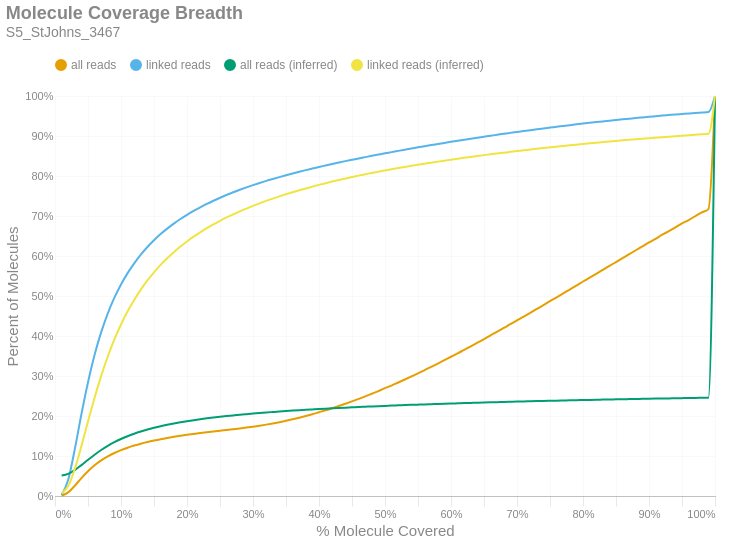

Notebook cell for this chart:
### Markdown cell above
### Molecule Read Coverage
This chart shows molecule coverage breadth as computed by the number of bases aligned to that molecule. In other words, "*how much of each unique long molecule is actually sequenced/aligned?*" Keep in mind there is a distinction between sequences and alignments, since some sequences belonging to a particular molecule may not align well and wouldn't appear in the alignment data. This chart also shows molecule coverage breadth as computed by the *inferred fragment* from which the aligned sequences originate. Unlike read coverage, this calculation takes into account the total insert size, including unsequenced gaps between the forward and reverse reads. Like the previous figures, these are cumulative percents.

### Code cell
if SKIPLR:
    print_html(f"Skipped")
else:
    binned_df = consolidated_hist(valids['coverage_bp'], mask, 0.01, True)
    binned_df_inf = consolidated_hist(valids['coverage_inserts'], mask, 0.01, True)
    binned_df = binned_df.with_columns(pl.lit(binned_df_inf['all reads (cumsum)']).alias('all reads (inferred)'))
    binned_df = binned_df.with_columns(pl.lit(binned_df_inf['linked reads (cumsum)']).alias('linked reads (inferred)'))
    binned_df = binned_df.with_columns(
        (pl.col('bin').cast(pl.Float64) + 0.01).alias('right_edge')
    )

    with SafeRender(binned_df):
        (
            density_plot(binned_df, 'Molecule Coverage Breadth', samplename, 'molcov', ['all reads (inferred)','linked reads (inferred)'])
            .encode(
                #x=alt.X('bin:Q', title="% Molecule Covered").axis(format = '%').scale(padding=0),
                x=alt.X('right_edge:Q', title="% Molecule Covered").axis(format='%').scale(padding=0),
                y=alt.Y('value:Q', title='Percent of Molecules')
                    .axis(format='%')
                    .stack(False)
                    .scale(domainMin=0, padding=0),
                color=alt.Color("key:N").scale(domain = ["all reads", "linked reads", "all reads (inferred)", "linked reads (inferred)"]),
                tooltip = [
                    alt.Tooltip("key:N", title = "Data Type"),
                    alt.Tooltip("range_label:N", title="% Molecule Covered"),
                    alt.Tooltip("value:Q", format = ".2%", title="% Molecules")
                ]
            )
        ).display()

### Figure 1 — Vega-Lite specification as saved in the notebook (floating-point values rounded to 4 significant figures)
{"width": "container", "height": 400, "config": {"title": {"anchor": "start", "dy": -15, "fontSize": 18, "color": "#888888", "subtitleColor": "#888888", "subtitleFontSize": 14}, "arc": {"fill": "#0072B2"}, "axis": {"domainColor": "#888888", "domainWidth": 0.5, "gridWidth": 0.2, "grid": false, "titleFontWeight": 400, "titleFontSize": 15, "labelFontSize": 11, "labelColor": "#888888", "tickColor": "#888888", "tickWidth": 0.2, "titleColor": "#888888"}, "axisBand": {"grid": false}, "axisX": {"grid": true, "tickSize": 10, "domainCap": "round"}, "axisY": {"domain": false, "grid": true, "tickSize": 0, "domainCap": "round"}, "background": "transparent", "header": {"labelFontSize": 15, "labelColor": "#888888", "titleFontSize": 15, "titleFontWeight": 600, "titleColor": "#888888"}, "legend": {"labelFont": "sans-serif", "labelFontSize": 12, "labelColor": "#888888", "symbolSize": 100, "symbolType": "circle", "titleFontSize": 12, "titlePadding": 10, "titleColor": "#888888", "title": null, "orient": "top"}, "range": {"category": ["#E69F00", "#56B4E9", "#009E73", "#F0E442", "#0072B2", "#D55E00", "#CC79A7", "#000000"], "diverging": ["#cfe8f3", "#a2d4ec", "#73bfe2", "#46abdb", "#1696d2", "#12719e"]}, "area": {"fill": "#0072B2", "fillOpacity": 0.7, "line": true, "strokeOpacity": 0.7}, "line": {"color": "#0072B2", "stroke": "#0072B2", "strokeWidth": 2}, "trail": {"color": "#0072B2", "stroke": "#0072B2", "strokeWidth": 0, "size": 1}, "point": {"filled": true, "fillOpacity": 1.0, "size": 95}, "text": {"color": "#888888", "fontSize": 11, "align": "right", "fontWeight": 400, "size": 11}, "bar": {"fill": "#0072B2", "stroke": null}, "view": {"stroke": null, "continuousWidth": 660, "continuousHeight": 400}}, "data": {"name": "data-ba673c44ac89a4bbac17d90809ffebda"}, "mark": {"type": "line", "interpolate": "monotone", "point": {"opacity": 0, "size": 275}}, "encoding": {"color": {"field": "key", "scale": {"domain": ["all reads", "linked reads", "all reads (inferred)", "linked reads (inferred)"]}, "type": "nominal"}, "tooltip": [{"field": "key", "title": "Data Type", "type": "nominal"}, {"field": "range_label", "title": "% Molecule Covered", "type": "nominal"}, {"field": "value", "format": ".2%", "title": "% Molecules", "type": "quantitative"}], "x": {"axis": {"format": "%"}, "field": "right_edge", "scale": {"padding": 0}, "title": "% Molecule Covered", "type": "quantitative"}, "y": {"axis": {"format": "%"}, "field": "value", "scale": {"domainMin": 0, "padding": 0}, "stack": false, "title": "Percent of Molecules", "type": "quantitative"}}, "params": [{"name": "param_c36ac31b6afebe62", "select": {"type": "point", "fields": ["key"]}, "bind": "legend"}], "title": {"text": "Molecule Coverage Breadth", "subtitle": "S5_StJohns_3467"}, "transform": [{"fold": ["all reads (cumsum)", "linked reads (cumsum)", "all reads (inferred)", "linked reads (inferred)"]}, {"calculate": "replace(datum.key, ' (cumsum)', '')", "as": "key"}, {"filter": {"param": "param_c36ac31b6afebe62"}}], "usermeta": {"embedOptions": {"downloadFileName": "S5_StJohns_3467.molcov"}}, "$schema": "https://vega.github.io/schema/vega-lite/v6.1.0.json", "datasets": {"data-ba673c44ac89a4bbac17d90809ffebda": [{"bin": "0.0", "interval": "0.0-0.01", "all reads": 0.0006456, "linked reads": 0.002342, "all reads (cumsum)": 0.0006456, "linked reads (cumsum)": 0.002342, "range_label": "0.0-0.01", "all reads (inferred)": 0.05124, "linked reads (inferred)": 0.00663, "right_edge": 0.01}, {"bin": "0.01", "interval": "0.01-0.02", "all reads": 0.008467, "linked reads": 0.03814, "all reads (cumsum)": 0.009112, "linked reads (cumsum)": 0.04048, "range_label": "0.01-0.02", "all reads (inferred)": 0.05547, "linked reads (inferred)": 0.0249, "right_edge": 0.02}, {"bin": "0.02", "interval": "0.02-0.03", "all reads": 0.01665, "linked reads": 0.07658, "all reads (cumsum)": 0.02576, "linked reads (cumsum)": 0.1171, "range_label": "0.02-0.03", "all reads (inferred)": 0.06487, "linked reads (inferred)": 0.06758, "right_edge": 0.03}, {"bin": "0.03", "interval": "0.03-0.04", "all reads": 0.01886, "linked reads": 0.08726, "all reads (cumsum)": 0.04462, "linked reads (cumsum)": 0.2043, "range_label": "0.03-0.04", "all reads (inferred)": 0.07724, "linked reads (inferred)": 0.1247, "right_edge": 0.04}, {"bin": "0.04", "interval": "0.04-0.05", "all reads": 0.01727, "linked reads": 0.08013, "all reads (cumsum)": 0.06188, "linked reads (cumsum)": 0.2844, "range_label": "0.04-0.05", "all reads (inferred)": 0.09051, "linked reads (inferred)": 0.1863, "right_edge": 0.05}, {"bin": "0.05", "interval": "0.05-0.06", "all reads": 0.01482, "linked reads": 0.06875, "all reads (cumsum)": 0.0767, "linked reads (cumsum)": 0.3532, "range_label": "0.05-0.06", "all reads (inferred)": 0.1033, "linked reads (inferred)": 0.2458, "right_edge": 0.06}, {"bin": "0.06", "interval": "0.06-0.07", "all reads": 0.01218, "linked reads": 0.05646, "all reads (cumsum)": 0.08888, "linked reads (cumsum)": 0.4097, "range_label": "0.06-0.07", "all reads (inferred)": 0.115, "linked reads (inferred)": 0.3004, "right_edge": 0.07}, {"bin": "0.07", "interval": "0.07-0.08", "all reads": 0.01016, "linked reads": 0.04711, "all reads (cumsum)": 0.09904, "linked reads (cumsum)": 0.4568, "range_label": "0.07-0.08", "all reads (inferred)": 0.1253, "linked reads (inferred)": 0.3487, "right_edge": 0.08}, {"bin": "0.08", "interval": "0.08-0.09", "all reads": 0.008424, "linked reads": 0.03897, "all reads (cumsum)": 0.1075, "linked reads (cumsum)": 0.4957, "range_label": "0.08-0.09", "all reads (inferred)": 0.1344, "linked reads (inferred)": 0.3913, "right_edge": 0.09}, {"bin": "0.09", "interval": "0.09-0.1", "all reads": 0.007181, "linked reads": 0.03315, "all reads (cumsum)": 0.1146, "linked reads (cumsum)": 0.5289, "range_label": "0.09-0.1", "all reads (inferred)": 0.1424, "linked reads (inferred)": 0.4287, "right_edge": 0.1}, {"bin": "0.1", "interval": "0.1-0.11", "all reads": 0.006147, "linked reads": 0.02828, "all reads (cumsum)": 0.1208, "linked reads (cumsum)": 0.5572, "range_label": "0.1-0.11", "all reads (inferred)": 0.1495, "linked reads (inferred)": 0.4616, "right_edge": 0.11}, {"bin": "0.11", "interval": "0.11-0.12", "all reads": 0.005317, "linked reads": 0.02442, "all reads (cumsum)": 0.1261, "linked reads (cumsum)": 0.5816, "range_label": "0.11-0.12", "all reads (inferred)": 0.1556, "linked reads (inferred)": 0.4902, "right_edge": 0.12}, {"bin": "0.12", "interval": "0.12-0.13", "all reads": 0.00474, "linked reads": 0.0218, "all reads (cumsum)": 0.1308, "linked reads (cumsum)": 0.6034, "range_label": "0.12-0.13", "all reads (inferred)": 0.1611, "linked reads (inferred)": 0.5158, "right_edge": 0.13}, {"bin": "0.13", "interval": "0.13-0.14", "all reads": 0.004138, "linked reads": 0.019, "all reads (cumsum)": 0.135, "linked reads (cumsum)": 0.6224, "range_label": "0.13-0.14", "all reads (inferred)": 0.166, "linked reads (inferred)": 0.5389, "right_edge": 0.14}, {"bin": "0.14", "interval": "0.14-0.15", "all reads": 0.003715, "linked reads": 0.01693, "all reads (cumsum)": 0.1387, "linked reads (cumsum)": 0.6393, "range_label": "0.14-0.15", "all reads (inferred)": 0.1704, "linked reads (inferred)": 0.5592, "right_edge": 0.15}, {"bin": "0.15", "interval": "0.15-0.16", "all reads": 0.003391, "linked reads": 0.0154, "all reads (cumsum)": 0.1421, "linked reads (cumsum)": 0.6547, "range_label": "0.15-0.16", "all reads (inferred)": 0.1744, "linked reads (inferred)": 0.5778, "right_edge": 0.16}, {"bin": "0.16", "interval": "0.16-0.17", "all reads": 0.003039, "linked reads": 0.01367, "all reads (cumsum)": 0.1451, "linked reads (cumsum)": 0.6684, "range_label": "0.16-0.17", "all reads (inferred)": 0.1779, "linked reads (inferred)": 0.5943, "right_edge": 0.17}, {"bin": "0.17", "interval": "0.17-0.18", "all reads": 0.002792, "linked reads": 0.01242, "all reads (cumsum)": 0.1479, "linked reads (cumsum)": 0.6808, "range_label": "0.17-0.18", "all reads (inferred)": 0.1812, "linked reads (inferred)": 0.6094, "right_edge": 0.18}, {"bin": "0.18", "interval": "0.18-0.19", "all reads": 0.002638, "linked reads": 0.01162, "all reads (cumsum)": 0.1506, "linked reads (cumsum)": 0.6924, "range_label": "0.18-0.19", "all reads (inferred)": 0.1842, "linked reads (inferred)": 0.6237, "right_edge": 0.19}, {"bin": "0.19", "interval": "0.19-0.2", "all reads": 0.002429, "linked reads": 0.0106, "all reads (cumsum)": 0.153, "linked reads (cumsum)": 0.703, "range_label": "0.19-0.2", "all reads (inferred)": 0.187, "linked reads (inferred)": 0.6364, "right_edge": 0.2}, {"bin": "0.2", "interval": "0.2-0.21", "all reads": 0.002247, "linked reads": 0.00963, "all reads (cumsum)": 0.1552, "linked reads (cumsum)": 0.7127, "range_label": "0.2-0.21", "all reads (inferred)": 0.1895, "linked reads (inferred)": 0.6483, "right_edge": 0.21}, {"bin": "0.21", "interval": "0.21-0.22", "all reads": 0.002164, "linked reads": 0.009067, "all reads (cumsum)": 0.1574, "linked reads (cumsum)": 0.7217, "range_label": "0.21-0.22", "all reads (inferred)": 0.1919, "linked reads (inferred)": 0.6592, "right_edge": 0.22}, {"bin": "0.22", "interval": "0.22-0.23", "all reads": 0.002064, "linked reads": 0.008456, "all reads (cumsum)": 0.1595, "linked reads (cumsum)": 0.7302, "range_label": "0.22-0.23", "all reads (inferred)": 0.1941, "linked reads (inferred)": 0.6696, "right_edge": 0.23}, {"bin": "0.23", "interval": "0.23-0.24", "all reads": 0.002, "linked reads": 0.00796, "all reads (cumsum)": 0.1615, "linked reads (cumsum)": 0.7381, "range_label": "0.23-0.24", "all reads (inferred)": 0.1961, "linked reads (inferred)": 0.6791, "right_edge": 0.24}, {"bin": "0.24", "interval": "0.24-0.25", "all reads": 0.001921, "linked reads": 0.007534, "all reads (cumsum)": 0.1634, "linked reads (cumsum)": 0.7457, "range_label": "0.24-0.25", "all reads (inferred)": 0.1981, "linked reads (inferred)": 0.6881, "right_edge": 0.25}, {"bin": "0.25", "interval": "0.25-0.26", "all reads": 0.001852, "linked reads": 0.007005, "all reads (cumsum)": 0.1652, "linked reads (cumsum)": 0.7527, "range_label": "0.25-0.26", "all reads (inferred)": 0.1998, "linked reads (inferred)": 0.6963, "right_edge": 0.26}, {"bin": "0.26", "interval": "0.26-0.27", "all reads": 0.001887, "linked reads": 0.006805, "all reads (cumsum)": 0.1671, "linked reads (cumsum)": 0.7595, "range_label": "0.26-0.27", "all reads (inferred)": 0.2015, "linked reads (inferred)": 0.7041, "right_edge": 0.27}, {"bin": "0.27", "interval": "0.27-0.28", "all reads": 0.001874, "linked reads": 0.006225, "all reads (cumsum)": 0.169, "linked reads (cumsum)": 0.7657, "range_label": "0.27-0.28", "all reads (inferred)": 0.2032, "linked reads (inferred)": 0.7117, "right_edge": 0.28}, {"bin": "0.28", "interval": "0.28-0.29", "all reads": 0.002015, "linked reads": 0.005903, "all reads (cumsum)": 0.171, "linked reads (cumsum)": 0.7716, "range_label": "0.28-0.29", "all reads (inferred)": 0.2046, "linked reads (inferred)": 0.7186, "right_edge": 0.29}, {"bin": "0.29", "interval": "0.29-0.3", "all reads": 0.002219, "linked reads": 0.005616, "all reads (cumsum)": 0.1732, "linked reads (cumsum)": 0.7772, "range_label": "0.29-0.3", "all reads (inferred)": 0.2061, "linked reads (inferred)": 0.7252, "right_edge": 0.3}, {"bin": "0.3", "interval": "0.3-0.31", "all reads": 0.002472, "linked reads": 0.005403, "all reads (cumsum)": 0.1757, "linked reads (cumsum)": 0.7826, "range_label": "0.3-0.31", "all reads (inferred)": 0.2075, "linked reads (inferred)": 0.7317, "right_edge": 0.31}, {"bin": "0.31", "interval": "0.31-0.32", "all reads": 0.002726, "linked reads": 0.005159, "all reads (cumsum)": 0.1784, "linked reads (cumsum)": 0.7878, "range_label": "0.31-0.32", "all reads (inferred)": 0.2088, "linked reads (inferred)": 0.7378, "right_edge": 0.32}, {"bin": "0.32", "interval": "0.32-0.33", "all reads": 0.002943, "linked reads": 0.004818, "all reads (cumsum)": 0.1814, "linked reads (cumsum)": 0.7926, "range_label": "0.32-0.33", "all reads (inferred)": 0.21, "linked reads (inferred)": 0.7435, "right_edge": 0.33}, {"bin": "0.33", "interval": "0.33-0.34", "all reads": 0.003158, "linked reads": 0.004652, "all reads (cumsum)": 0.1845, "linked reads (cumsum)": 0.7973, "range_label": "0.33-0.34", "all reads (inferred)": 0.2112, "linked reads (inferred)": 0.7491, "right_edge": 0.34}, {"bin": "0.34", "interval": "0.34-0.35", "all reads": 0.003431, "linked reads": 0.004551, "all reads (cumsum)": 0.188, "linked reads (cumsum)": 0.8018, "range_label": "0.34-0.35", "all reads (inferred)": 0.2124, "linked reads (inferred)": 0.7544, "right_edge": 0.35}, {"bin": "0.35", "interval": "0.35-0.36", "all reads": 0.003766, "linked reads": 0.004439, "all reads (cumsum)": 0.1917, "linked reads (cumsum)": 0.8063, "range_label": "0.35-0.36", "all reads (inferred)": 0.2135, "linked reads (inferred)": 0.7594, "right_edge": 0.36}, {"bin": "0.36", "interval": "0.36-0.37", "all reads": 0.00401, "linked reads": 0.004316, "all reads (cumsum)": 0.1957, "linked reads (cumsum)": 0.8106, "range_label": "0.36-0.37", "all reads (inferred)": 0.2145, "linked reads (inferred)": 0.7643, "right_edge": 0.37}, {"bin": "0.37", "interval": "0.37-0.38", "all reads": 0.004268, "linked reads": 0.004122, "all reads (cumsum)": 0.2, "linked reads (cumsum)": 0.8147, "range_label": "0.37-0.38", "all reads (inferred)": 0.2155, "linked reads (inferred)": 0.7689, "right_edge": 0.38}, {"bin": "0.38", "interval": "0.38-0.39", "all reads": 0.004496, "linked reads": 0.003985, "all reads (cumsum)": 0.2045, "linked reads (cumsum)": 0.8187, "range_label": "0.38-0.39", "all reads (inferred)": 0.2165, "linked reads (inferred)": 0.7734, "right_edge": 0.39}, {"bin": "0.39", "interval": "0.39-0.4", "all reads": 0.004871, "linked reads": 0.00403, "all reads (cumsum)": 0.2094, "linked reads (cumsum)": 0.8227, "range_label": "0.39-0.4", "all reads (inferred)": 0.2175, "linked reads (inferred)": 0.7779, "right_edge": 0.4}, {"bin": "0.4", "interval": "0.4-0.41", "all reads": 0.004891, "linked reads": 0.003716, "all reads (cumsum)": 0.2143, "linked reads (cumsum)": 0.8264, "range_label": "0.4-0.41", "all reads (inferred)": 0.2184, "linked reads (inferred)": 0.782, "right_edge": 0.41}, {"bin": "0.41", "interval": "0.41-0.42", "all reads": 0.005238, "linked reads": 0.003682, "all reads (cumsum)": 0.2195, "linked reads (cumsum)": 0.8301, "range_label": "0.41-0.42", "all reads (inferred)": 0.2192, "linked reads (inferred)": 0.786, "right_edge": 0.42}, {"bin": "0.42", "interval": "0.42-0.43", "all reads": 0.005511, "linked reads": 0.003628, "all reads (cumsum)": 0.225, "linked reads (cumsum)": 0.8337, "range_label": "0.42-0.43", "all reads (inferred)": 0.2201, "linked reads (inferred)": 0.79, "right_edge": 0.43}, {"bin": "0.43", "interval": "0.43-0.44", "all reads": 0.005732, "linked reads": 0.003458, "all reads (cumsum)": 0.2307, "linked reads (cumsum)": 0.8372, "range_label": "0.43-0.44", "all reads (inferred)": 0.2209, "linked reads (inferred)": 0.7937, "right_edge": 0.44}, {"bin": "0.44", "interval": "0.44-0.45", "all reads": 0.005871, "linked reads": 0.003377, "all reads (cumsum)": 0.2366, "linked reads (cumsum)": 0.8406, "range_label": "0.44-0.45", "all reads (inferred)": 0.2217, "linked reads (inferred)": 0.7973, "right_edge": 0.45}, {"bin": "0.45", "interval": "0.45-0.46", "all reads": 0.006124, "linked reads": 0.003358, "all reads (cumsum)": 0.2427, "linked reads (cumsum)": 0.8439, "range_label": "0.45-0.46", "all reads (inferred)": 0.2225, "linked reads (inferred)": 0.8009, "right_edge": 0.46}, {"bin": "0.46", "interval": "0.46-0.47", "all reads": 0.006253, "linked reads": 0.003237, "all reads (cumsum)": 0.249, "linked reads (cumsum)": 0.8472, "range_label": "0.46-0.47", "all reads (inferred)": 0.2232, "linked reads (inferred)": 0.8043, "right_edge": 0.47}, {"bin": "0.47", "interval": "0.47-0.48", "all reads": 0.006588, "linked reads": 0.00322, "all reads (cumsum)": 0.2556, "linked reads (cumsum)": 0.8504, "range_label": "0.47-0.48", "all reads (inferred)": 0.2239, "linked reads (inferred)": 0.8076, "right_edge": 0.48}, {"bin": "0.48", "interval": "0.48-0.49", "all reads": 0.006587, "linked reads": 0.003159, "all reads (cumsum)": 0.2622, "linked reads (cumsum)": 0.8535, "range_label": "0.48-0.49", "all reads (inferred)": 0.2246, "linked reads (inferred)": 0.8109, "right_edge": 0.49}, {"bin": "0.49", "interval": "0.49-0.5", "all reads": 0.007395, "linked reads": 0.003141, "all reads (cumsum)": 0.2696, "linked reads (cumsum)": 0.8567, "range_label": "0.49-0.5", "all reads (inferred)": 0.2253, "linked reads (inferred)": 0.8139, "right_edge": 0.5}, {"bin": "0.5", "interval": "0.5-0.51", "all reads": 0.006537, "linked reads": 0.002999, "all reads (cumsum)": 0.2761, "linked reads (cumsum)": 0.8597, "range_label": "0.5-0.51", "all reads (inferred)": 0.226, "linked reads (inferred)": 0.8169, "right_edge": 0.51}, {"bin": "0.51", "interval": "0.51-0.52", "all reads": 0.007644, "linked reads": 0.003086, "all reads (cumsum)": 0.2837, "linked reads (cumsum)": 0.8628, "range_label": "0.51-0.52", "all reads (inferred)": 0.2266, "linked reads (inferred)": 0.8198, "right_edge": 0.52}, {"bin": "0.52", "interval": "0.52-0.53", "all reads": 0.007409, "linked reads": 0.002985, "all reads (cumsum)": 0.2912, "linked reads (cumsum)": 0.8658, "range_label": "0.52-0.53", "all reads (inferred)": 0.2272, "linked reads (inferred)": 0.8227, "right_edge": 0.53}, {"bin": "0.53", "interval": "0.53-0.54", "all reads": 0.007654, "linked reads": 0.002905, "all reads (cumsum)": 0.2988, "linked reads (cumsum)": 0.8687, "range_label": "0.53-0.54", "all reads (inferred)": 0.2278, "linked reads (inferred)": 0.8255, "right_edge": 0.54}, {"bin": "0.54", "interval": "0.54-0.55", "all reads": 0.007762, "linked reads": 0.002952, "all reads (cumsum)": 0.3066, "linked reads (cumsum)": 0.8716, "range_label": "0.54-0.55", "all reads (inferred)": 0.2284, "linked reads (inferred)": 0.8282, "right_edge": 0.55}, {"bin": "0.55", "interval": "0.55-0.56", "all reads": 0.008156, "linked reads": 0.002861, "all reads (cumsum)": 0.3147, "linked reads (cumsum)": 0.8745, "range_label": "0.55-0.56", "all reads (inferred)": 0.229, "linked reads (inferred)": 0.8309, "right_edge": 0.56}, {"bin": "0.56", "interval": "0.56-0.57", "all reads": 0.008198, "linked reads": 0.002787, "all reads (cumsum)": 0.3229, "linked reads (cumsum)": 0.8773, "range_label": "0.56-0.57", "all reads (inferred)": 0.2296, "linked reads (inferred)": 0.8334, "right_edge": 0.57}, {"bin": "0.57", "interval": "0.57-0.58", "all reads": 0.008154, "linked reads": 0.002698, "all reads (cumsum)": 0.3311, "linked reads (cumsum)": 0.88, "range_label": "0.57-0.58", "all reads (inferred)": 0.2301, "linked reads (inferred)": 0.8359, "right_edge": 0.58}, {"bin": "0.58", "interval": "0.58-0.59", "all reads": 0.008384, "linked reads": 0.002706, "all reads (cumsum)": 0.3395, "linked reads (cumsum)": 0.8827, "range_label": "0.58-0.59", "all reads (inferred)": 0.2307, "linked reads (inferred)": 0.8384, "right_edge": 0.59}, {"bin": "0.59", "interval": "0.59-0.6", "all reads": 0.008645, "linked reads": 0.002718, "all reads (cumsum)": 0.3481, "linked reads (cumsum)": 0.8854, "range_label": "0.59-0.6", "all reads (inferred)": 0.2312, "linked reads (inferred)": 0.8408, "right_edge": 0.6}, {"bin": "0.6", "interval": "0.6-0.61", "all reads": 0.008433, "linked reads": 0.002582, "all reads (cumsum)": 0.3565, "linked reads (cumsum)": 0.888, "range_label": "0.6-0.61", "all reads (inferred)": 0.2317, "linked reads (inferred)": 0.8432, "right_edge": 0.61}, {"bin": "0.61", "interval": "0.61-0.62", "all reads": 0.008957, "linked reads": 0.002652, "all reads (cumsum)": 0.3655, "linked reads (cumsum)": 0.8906, "range_label": "0.61-0.62", "all reads (inferred)": 0.2322, "linked reads (inferred)": 0.8455, "right_edge": 0.62}, {"bin": "0.62", "interval": "0.62-0.63", "all reads": 0.008817, "linked reads": 0.002597, "all reads (cumsum)": 0.3743, "linked reads (cumsum)": 0.8932, "range_label": "0.62-0.63", "all reads (inferred)": 0.2327, "linked reads (inferred)": 0.8477, "right_edge": 0.63}, {"bin": "0.63", "interval": "0.63-0.64", "all reads": 0.009036, "linked reads": 0.002528, "all reads (cumsum)": 0.3834, "linked reads (cumsum)": 0.8957, "range_label": "0.63-0.64", "all reads (inferred)": 0.2332, "linked reads (inferred)": 0.85, "right_edge": 0.64}, {"bin": "0.64", "interval": "0.64-0.65", "all reads": 0.008921, "linked reads": 0.002493, "all reads (cumsum)": 0.3923, "linked reads (cumsum)": 0.8982, "range_label": "0.64-0.65", "all reads (inferred)": 0.2337, "linked reads (inferred)": 0.8522, "right_edge": 0.65}, {"bin": "0.65", "interval": "0.65-0.66", "all reads": 0.009478, "linked reads": 0.002525, "all reads (cumsum)": 0.4018, "linked reads (cumsum)": 0.9008, "range_label": "0.65-0.66", "all reads (inferred)": 0.2342, "linked reads (inferred)": 0.8543, "right_edge": 0.66}, {"bin": "0.66", "interval": "0.66-0.67", "all reads": 0.009052, "linked reads": 0.00237, "all reads (cumsum)": 0.4108, "linked reads (cumsum)": 0.9031, "range_label": "0.66-0.67", "all reads (inferred)": 0.2346, "linked reads (inferred)": 0.8563, "right_edge": 0.67}, {"bin": "0.67", "interval": "0.67-0.68", "all reads": 0.009391, "linked reads": 0.002402, "all reads (cumsum)": 0.4202, "linked reads (cumsum)": 0.9055, "range_label": "0.67-0.68", "all reads (inferred)": 0.2351, "linked reads (inferred)": 0.8584, "right_edge": 0.68}, {"bin": "0.68", "interval": "0.68-0.69", "all reads": 0.009207, "linked reads": 0.002279, "all reads (cumsum)": 0.4294, "linked reads (cumsum)": 0.9078, "range_label": "0.68-0.69", "all reads (inferred)": 0.2355, "linked reads (inferred)": 0.8604, "right_edge": 0.69}, {"bin": "0.69", "interval": "0.69-0.7", "all reads": 0.009566, "linked reads": 0.002277, "all reads (cumsum)": 0.439, "linked reads (cumsum)": 0.9101, "range_label": "0.69-0.7", "all reads (inferred)": 0.236, "linked reads (inferred)": 0.8623, "right_edge": 0.7}, {"bin": "0.7", "interval": "0.7-0.71", "all reads": 0.009381, "linked reads": 0.002247, "all reads (cumsum)": 0.4484, "linked reads (cumsum)": 0.9123, "range_label": "0.7-0.71", "all reads (inferred)": 0.2364, "linked reads (inferred)": 0.8642, "right_edge": 0.71}, {"bin": "0.71", "interval": "0.71-0.72", "all reads": 0.0095, "linked reads": 0.002264, "all reads (cumsum)": 0.4579, "linked reads (cumsum)": 0.9146, "range_label": "0.71-0.72", "all reads (inferred)": 0.2368, "linked reads (inferred)": 0.8661, "right_edge": 0.72}, {"bin": "0.72", "interval": "0.72-0.73", "all reads": 0.009787, "linked reads": 0.002176, "all reads (cumsum)": 0.4676, "linked reads (cumsum)": 0.9168, "range_label": "0.72-0.73", "all reads (inferred)": 0.2372, "linked reads (inferred)": 0.8679, "right_edge": 0.73}, {"bin": "0.73", "interval": "0.73-0.74", "all reads": 0.00951, "linked reads": 0.002247, "all reads (cumsum)": 0.4771, "linked reads (cumsum)": 0.919, "range_label": "0.73-0.74", "all reads (inferred)": 0.2376, "linked reads (inferred)": 0.8698, "right_edge": 0.74}, {"bin": "0.74", "interval": "0.74-0.75", "all reads": 0.01014, "linked reads": 0.002065, "all reads (cumsum)": 0.4873, "linked reads (cumsum)": 0.9211, "range_label": "0.74-0.75", "all reads (inferred)": 0.238, "linked reads (inferred)": 0.8716, "right_edge": 0.75}, {"bin": "0.75", "interval": "0.75-0.76", "all reads": 0.009451, "linked reads": 0.002, "all reads (cumsum)": 0.4967, "linked reads (cumsum)": 0.9231, "range_label": "0.75-0.76", "all reads (inferred)": 0.2384, "linked reads (inferred)": 0.8734, "right_edge": 0.76}, {"bin": "0.76", "interval": "0.76-0.77", "all reads": 0.0097, "linked reads": 0.002047, "all reads (cumsum)": 0.5064, "linked reads (cumsum)": 0.9251, "range_label": "0.76-0.77", "all reads (inferred)": 0.2388, "linked reads (inferred)": 0.8751, "right_edge": 0.77}, {"bin": "0.77", "interval": "0.77-0.78", "all reads": 0.009759, "linked reads": 0.00201, "all reads (cumsum)": 0.5162, "linked reads (cumsum)": 0.9271, "range_label": "0.77-0.78", "all reads (inferred)": 0.2392, "linked reads (inferred)": 0.8767, "right_edge": 0.78}, {"bin": "0.78", "interval": "0.78-0.79", "all reads": 0.009752, "linked reads": 0.001988, "all reads (cumsum)": 0.526, "linked reads (cumsum)": 0.9291, "range_label": "0.78-0.79", "all reads (inferred)": 0.2395, "linked reads (inferred)": 0.8784, "right_edge": 0.79}, {"bin": "0.79", "interval": "0.79-0.8", "all reads": 0.01033, "linked reads": 0.001984, "all reads (cumsum)": 0.5363, "linked reads (cumsum)": 0.9311, "range_label": "0.79-0.8", "all reads (inferred)": 0.2399, "linked reads (inferred)": 0.88, "right_edge": 0.8}, {"bin": "0.8", "interval": "0.8-0.81", "all reads": 0.009434, "linked reads": 0.001802, "all reads (cumsum)": 0.5457, "linked reads (cumsum)": 0.9329, "range_label": "0.8-0.81", "all reads (inferred)": 0.2403, "linked reads (inferred)": 0.8817, "right_edge": 0.81}, {"bin": "0.81", "interval": "0.81-0.82", "all reads": 0.009721, "linked reads": 0.001816, "all reads (cumsum)": 0.5554, "linked reads (cumsum)": 0.9347, "range_label": "0.81-0.82", "all reads (inferred)": 0.2406, "linked reads (inferred)": 0.8832, "right_edge": 0.82}, {"bin": "0.82", "interval": "0.82-0.83", "all reads": 0.009868, "linked reads": 0.001711, "all reads (cumsum)": 0.5653, "linked reads (cumsum)": 0.9364, "range_label": "0.82-0.83", "all reads (inferred)": 0.241, "linked reads (inferred)": 0.8848, "right_edge": 0.83}, {"bin": "0.83", "interval": "0.83-0.84", "all reads": 0.009908, "linked reads": 0.0018, "all reads (cumsum)": 0.5752, "linked reads (cumsum)": 0.9382, "range_label": "0.83-0.84", "all reads (inferred)": 0.2413, "linked reads (inferred)": 0.8863, "right_edge": 0.84}, {"bin": "0.84", "interval": "0.84-0.85", "all reads": 0.009684, "linked reads": 0.00174, "all reads (cumsum)": 0.5849, "linked reads (cumsum)": 0.94, "range_label": "0.84-0.85", "all reads (inferred)": 0.2416, "linked reads (inferred)": 0.8878, "right_edge": 0.85}, {"bin": "0.85", "interval": "0.85-0.86", "all reads": 0.009916, "linked reads": 0.001669, "all reads (cumsum)": 0.5948, "linked reads (cumsum)": 0.9417, "range_label": "0.85-0.86", "all reads (inferred)": 0.242, "linked reads (inferred)": 0.8891, "right_edge": 0.86}, {"bin": "0.86", "interval": "0.86-0.87", "all reads": 0.009647, "linked reads": 0.001629, "all reads (cumsum)": 0.6045, "linked reads (cumsum)": 0.9433, "range_label": "0.86-0.87", "all reads (inferred)": 0.2423, "linked reads (inferred)": 0.8905, "right_edge": 0.87}, {"bin": "0.87", "interval": "0.87-0.88", "all reads": 0.009886, "linked reads": 0.001658, "all reads (cumsum)": 0.6143, "linked reads (cumsum)": 0.9449, "range_label": "0.87-0.88", "all reads (inferred)": 0.2426, "linked reads (inferred)": 0.8919, "right_edge": 0.88}, {"bin": "0.88", "interval": "0.88-0.89", "all reads": 0.009648, "linked reads": 0.001574, "all reads (cumsum)": 0.624, "linked reads (cumsum)": 0.9465, "range_label": "0.88-0.89", "all reads (inferred)": 0.2429, "linked reads (inferred)": 0.8933, "right_edge": 0.89}, {"bin": "0.89", "interval": "0.89-0.9", "all reads": 0.00978, "linked reads": 0.001568, "all reads (cumsum)": 0.6338, "linked reads (cumsum)": 0.9481, "range_label": "0.89-0.9", "all reads (inferred)": 0.2432, "linked reads (inferred)": 0.8946, "right_edge": 0.9}, {"bin": "0.9", "interval": "0.9-0.91", "all reads": 0.009077, "linked reads": 0.001433, "all reads (cumsum)": 0.6429, "linked reads (cumsum)": 0.9495, "range_label": "0.9-0.91", "all reads (inferred)": 0.2435, "linked reads (inferred)": 0.8959, "right_edge": 0.91}, {"bin": "0.91", "interval": "0.91-0.92", "all reads": 0.01037, "linked reads": 0.001461, "all reads (cumsum)": 0.6532, "linked reads (cumsum)": 0.951, "range_label": "0.91-0.92", "all reads (inferred)": 0.2438, "linked reads (inferred)": 0.8971, "right_edge": 0.92}, {"bin": "0.92", "interval": "0.92-0.93", "all reads": 0.00868, "linked reads": 0.001345, "all reads (cumsum)": 0.6619, "linked reads (cumsum)": 0.9523, "range_label": "0.92-0.93", "all reads (inferred)": 0.2441, "linked reads (inferred)": 0.8983, "right_edge": 0.93}, {"bin": "0.93", "interval": "0.93-0.94", "all reads": 0.009464, "linked reads": 0.001358, "all reads (cumsum)": 0.6714, "linked reads (cumsum)": 0.9537, "range_label": "0.93-0.94", "all reads (inferred)": 0.2444, "linked reads (inferred)": 0.8996, "right_edge": 0.94}, {"bin": "0.94", "interval": "0.94-0.95", "all reads": 0.01011, "linked reads": 0.001294, "all reads (cumsum)": 0.6815, "linked reads (cumsum)": 0.955, "range_label": "0.94-0.95", "all reads (inferred)": 0.2446, "linked reads (inferred)": 0.9008, "right_edge": 0.95}, {"bin": "0.95", "interval": "0.95-0.96", "all reads": 0.008415, "linked reads": 0.001295, "all reads (cumsum)": 0.6899, "linked reads (cumsum)": 0.9563, "range_label": "0.95-0.96", "all reads (inferred)": 0.2449, "linked reads (inferred)": 0.902, "right_edge": 0.96}, {"bin": "0.96", "interval": "0.96-0.97", "all reads": 0.009503, "linked reads": 0.001256, "all reads (cumsum)": 0.6994, "linked reads (cumsum)": 0.9575, "range_label": "0.96-0.97", "all reads (inferred)": 0.2452, "linked reads (inferred)": 0.9032, "right_edge": 0.97}, {"bin": "0.97", "interval": "0.97-0.98", "all reads": 0.009518, "linked reads": 0.001146, "all reads (cumsum)": 0.7089, "linked reads (cumsum)": 0.9587, "range_label": "0.97-0.98", "all reads (inferred)": 0.2455, "linked reads (inferred)": 0.9044, "right_edge": 0.98}, {"bin": "0.98", "interval": "0.98-0.99", "all reads": 0.008356, "linked reads": 0.001158, "all reads (cumsum)": 0.7173, "linked reads (cumsum)": 0.9598, "range_label": "0.98-0.99", "all reads (inferred)": 0.2458, "linked reads (inferred)": 0.9054, "right_edge": 0.99}, {"bin": "0.99", "interval": "0.99-1.0", "all reads": 0.2827, "linked reads": 0.04017, "all reads (cumsum)": 1.0, "linked reads (cumsum)": 1.0, "range_label": "0.99-1.0", "all reads (inferred)": 1.0, "linked reads (inferred)": 1.0, "right_edge": 1.0}]}}
